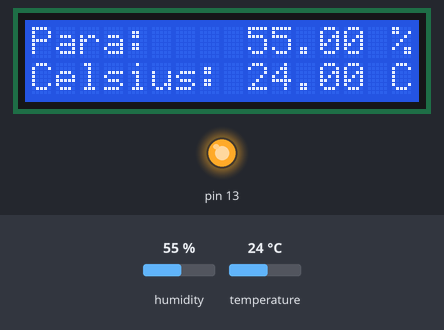
Bench run of a sketch on a simulated Arduino Uno, built with avr-gcc and run on an emulated ATmega328P. On the bench: 16×2 character LCD, output pins drawn as LEDs (lit = HIGH). The test bench sets the inputs (shaded band); at power-on: humidity 55 %, temperature 24 °C. What the sketch prints to the serial monitor is not drawn.

Above: at 2.7 s.
2.8 s: humidity set to 22 %
At 5.3 s:
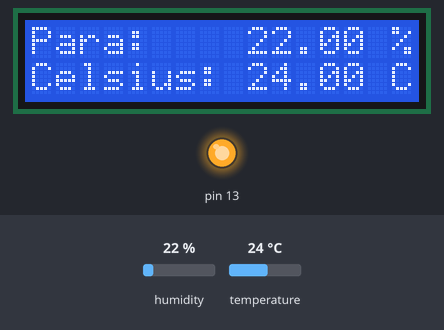
5.8 s: temperature set to 12 °C
At 6.5 s:
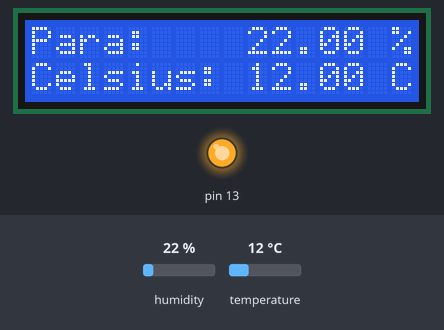
8.8 s: humidity set to 40 %
At 11.3 s:
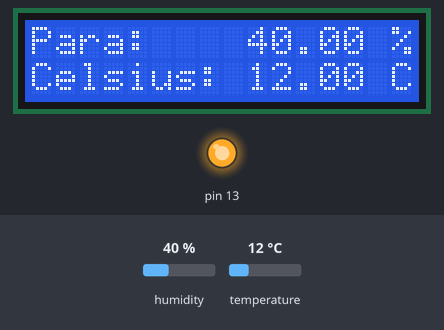
11.8 s: temperature set to 19 °C
At 13.7 s:
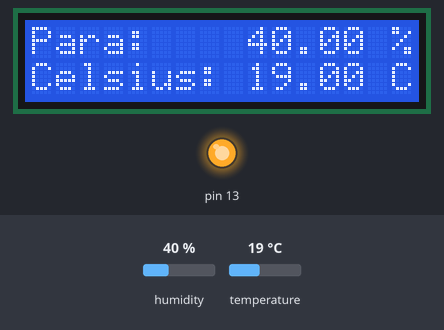
Timing chart, 0 to 15.2 s (numbered marks = the images above; inputs shaded):
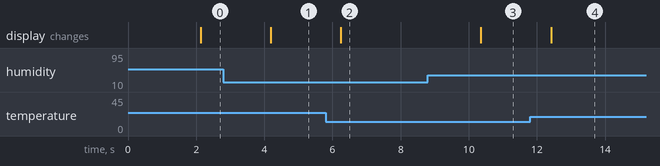

Measured:
- after the input at 2.8 s, the display: changes after 1.4 s (image 1)
- after the input at 5.8 s, the display: changes after 0.45 s (image 2)
- after the input at 8.8 s, the display: changes after 1.6 s (image 3)
- after the input at 11.8 s, the display: changes after 0.61 s (image 4)

The sketch:

arduino_uno_dht_16x2lcd.ino
```cpp
//DHT11 hőmérséklet és páratartalom szenzor értékeinek PCD8544 Nokia 3310 LCD-re

#include <DHT.h>
#include <Wire.h>
#include <LiquidCrystal_I2C.h>

LiquidCrystal_I2C lcd(0x3F,16,2);

#define DHTPIN 12 //DHT szenzor PIN
#define DHTTYPE DHT11 //nekem most csak ez van

DHT dht(DHTPIN, DHTTYPE);


void setup() {
  Serial.begin(9600);
  dht.begin();
  pinMode(13, OUTPUT);
  digitalWrite(13, HIGH);
  lcd.init();
  lcd.backlight();
  lcd.setCursor(0,0);
  Serial.println("Zoli DHT test");
  lcd.print("Zoli DHT test");
}

void loop() {
  //a tényleges program, ismételjük a lépéseket
  delay(2000); //kicsit várunk az elöző mérés után
  lcd.setCursor(0,0);
  float paratartalom = dht.readHumidity(); //páratartalom
  float homerseklet = dht.readTemperature(); //hőmérséklet Celsiusban

// későbbi hibaüzenethez kell majd, ha nincs érték akkor valamit azért böfögjünk
  if (isnan(paratartalom) || isnan(homerseklet)) {
    Serial.println("DHT nem talalhato");
    return;
    }
  lcd.print("Para:    ");
  lcd.print(paratartalom);
  lcd.print(" %");
  Serial.print("Paratartalom: ");
  Serial.print(paratartalom);
  Serial.print(" %\t");
  lcd.setCursor(0,1);
  lcd.print("Celsius: ");
  lcd.print(homerseklet);
  lcd.print(" C");
  Serial.print("Homerseklet: ");
  Serial.print(homerseklet);
  Serial.println(" *C");

}
```
